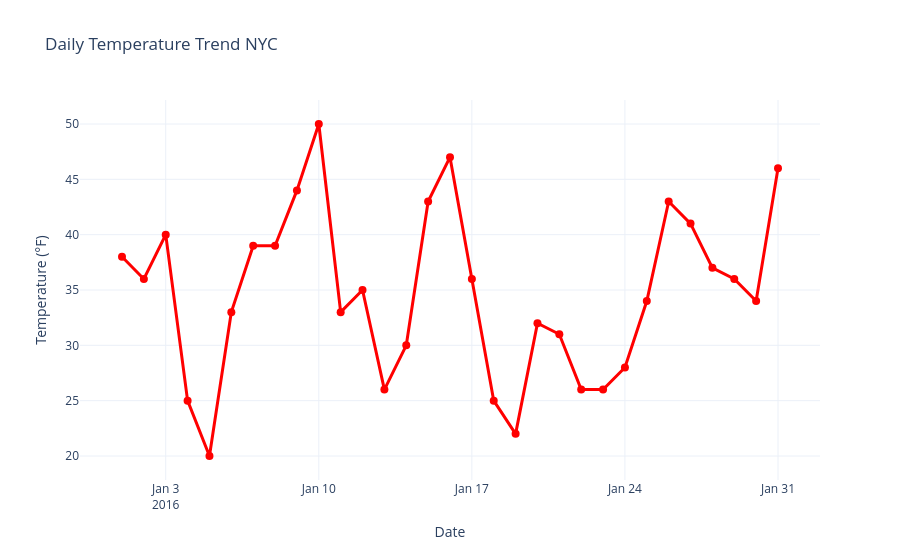

This figure's notebook cell:
### Code cell
# Import Plotly Express for creating interactive visualizations
import plotly.express as px

# Create an interactive line chart to show daily temperature variations
fig = px.line(
    nyc_weather,
    x=nyc_weather.index,           # Use the DateTime index (EST) as the x-axis
    y='Temperature',               # Plot daily temperature values
    title='Daily Temperature Trend NYC',
    markers=True)                   # Display markers for each observation


# Customize the appearance of the line and markers
fig.update_traces(
    line=dict(color='red', width=3),
    marker=dict(
        color='red',
        size=8,
        symbol='circle'))

# Improve the chart layout and readability
fig.update_layout(
    xaxis_title='Date',
    yaxis_title='Temperature (°F)',
    template='plotly_white',
    hovermode='x unified')

# Save and Display the interactive chart
plt.savefig('top10_nuclear_producers.jpeg', bbox_inches='tight', pad_inches=0.2, dpi=300)
fig.show()

### Figure 1 — Plotly figure (JSON) as saved in the notebook; plotly's stock layout.template omitted (floating-point values rounded to 4 significant figures)
{"data": [{"hovertemplate": "EST=%{x}<br>Temperature=%{y}<extra></extra>", "legendgroup": "", "line": {"color": "red", "dash": "solid", "width": 3}, "marker": {"color": "red", "size": 8, "symbol": "circle"}, "mode": "lines+markers", "name": "", "orientation": "v", "showlegend": false, "type": "scatter", "x": ["2016-01-01T00:00:00", "2016-01-02T00:00:00", "2016-01-03T00:00:00", "2016-01-04T00:00:00", "2016-01-05T00:00:00", "2016-01-06T00:00:00", "2016-01-07T00:00:00", "2016-01-08T00:00:00", "2016-01-09T00:00:00", "2016-01-10T00:00:00", "2016-01-11T00:00:00", "2016-01-12T00:00:00", "2016-01-13T00:00:00", "2016-01-14T00:00:00", "2016-01-15T00:00:00", "2016-01-16T00:00:00", "2016-01-17T00:00:00", "2016-01-18T00:00:00", "2016-01-19T00:00:00", "2016-01-20T00:00:00", "2016-01-21T00:00:00", "2016-01-22T00:00:00", "2016-01-23T00:00:00", "2016-01-24T00:00:00", "2016-01-25T00:00:00", "2016-01-26T00:00:00", "2016-01-27T00:00:00", "2016-01-28T00:00:00", "2016-01-29T00:00:00", "2016-01-30T00:00:00", "2016-01-31T00:00:00"], "xaxis": "x", "y": [38, 36, 40, 25, 20, 33, 39, 39, 44, 50, 33, 35, 26, 30, 43, 47, 36, 25, 22, 32, 31, 26, 26, 28, 34, 43, 41, 37, 36, 34, 46], "yaxis": "y"}], "layout": {"hovermode": "x unified", "legend": {"tracegroupgap": 0}, "title": {"text": "Daily Temperature Trend NYC"}, "xaxis": {"anchor": "y", "domain": [0, 1], "title": {"text": "Date"}}, "yaxis": {"anchor": "x", "domain": [0, 1], "title": {"text": "Temperature (°F)"}}}}
